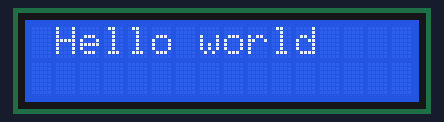
Recording of a sketch running on a simulated Arduino Uno, built with avr-gcc and run on an emulated ATmega328P. Shown: 16×2 character LCD.

Above: at 0.1 s.
At 1.2 s:
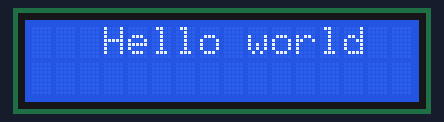
At 2.2 s:
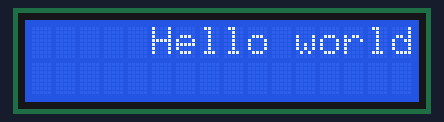
At 4.3 s:
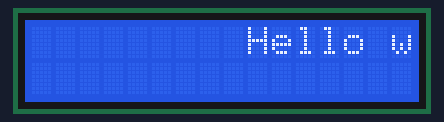
At 6.3 s:
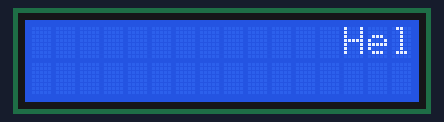
At 8.9 s:
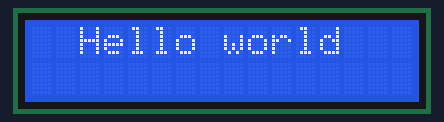

Measured:
- by itself, everything shown: repeats every 8.2 s, in 16 steps
- what the display in image 1 shows lasts 0.5 s, from 1.1 s to 1.6 s

The sketch:

lcd.ino
```cpp
// (licence header left out)
#include <Wire.h>
#include <LiquidCrystal_I2C.h>

LiquidCrystal_I2C lcd(0x27, 16, 2);
int positionX = 0;

void setup() {
  lcd.init();
  lcd.backlight();
  lcd.setCursor(0, 0);
  lcd.print("Hello World");
}


void loop() {
  if (positionX == 15) {
    positionX = 0;
  } else {
    positionX += 1;
  }

  lcd.clear();
  lcd.setCursor(positionX, 0);
  lcd.print("Hello world");
  delay(500);
}
```
